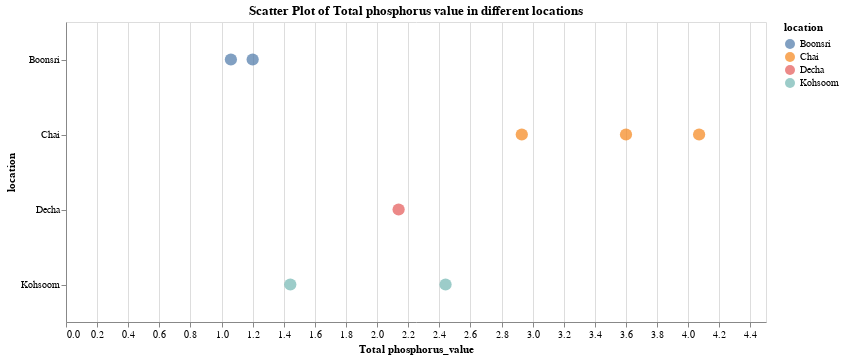

The code cell stored with this chart in its notebook:
### Code cell
#Using Advance altair (Interactive features) Orthophosphate-phosphorus and Ammonium at different locations

df_tem = pd.DataFrame(df[df["measure"]=="Total phosphorus"][df['value']>=1])
df_tem = df_tem.rename(columns=({'value':'Total phosphorus_value'}))

alt.Chart(df_tem).mark_circle(size=150).encode(
    x='Total phosphorus_value:Q',
    y='location:N',
color='location',text='location:N',  # Used text encoding to display pointer values
    tooltip=['Total phosphorus_value:Q', 'location:N']).properties(title='Scatter Plot of Total phosphorus value in different locations',
    width=700,  # set the width
    height=300  # set the height
).interactive()

### Figure 1 — Vega-Lite specification as saved in the notebook (floating-point values rounded to 4 significant figures)
{"config": {"view": {"continuousWidth": 300, "continuousHeight": 300}}, "data": {"name": "data-07a93a13b8cd69a4e8564efd35de0c38"}, "mark": {"type": "circle", "size": 150}, "encoding": {"color": {"field": "location", "type": "nominal"}, "text": {"field": "location", "type": "nominal"}, "tooltip": [{"field": "Total phosphorus_value", "type": "quantitative"}, {"field": "location", "type": "nominal"}], "x": {"field": "Total phosphorus_value", "type": "quantitative"}, "y": {"field": "location", "type": "nominal"}}, "height": 300, "params": [{"name": "param_1", "select": {"type": "interval", "encodings": ["x", "y"]}, "bind": "scales"}], "title": "Scatter Plot of Total phosphorus value in different locations", "width": 700, "$schema": "https://vega.github.io/schema/vega-lite/v5.8.0.json", "datasets": {"data-07a93a13b8cd69a4e8564efd35de0c38": [{"id": 697688, "Total phosphorus_value": 2.93, "location": "Chai", "sample date": "25-Nov-06", "measure": "Total phosphorus"}, {"id": 699169, "Total phosphorus_value": 3.6, "location": "Chai", "sample date": "25-Nov-06", "measure": "Total phosphorus"}, {"id": 700559, "Total phosphorus_value": 4.07, "location": "Chai", "sample date": "25-Nov-06", "measure": "Total phosphorus"}, {"id": 788073, "Total phosphorus_value": 1.06, "location": "Boonsri", "sample date": "19-Apr-07", "measure": "Total phosphorus"}, {"id": 1010975, "Total phosphorus_value": 2.138, "location": "Decha", "sample date": "20-Jun-09", "measure": "Total phosphorus"}, {"id": 1324672, "Total phosphorus_value": 1.2, "location": "Boonsri", "sample date": "25-Mar-10", "measure": "Total phosphorus"}, {"id": 2188787, "Total phosphorus_value": 2.44, "location": "Kohsoom", "sample date": "12-Dec-13", "measure": "Total phosphorus"}, {"id": 2627549, "Total phosphorus_value": 1.442, "location": "Kohsoom", "sample date": "25-Jun-14", "measure": "Total phosphorus"}]}}
